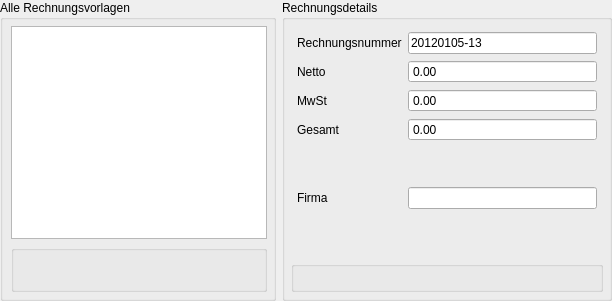
         <widget class="QWidget" name="widget_48" native="true">
          <property name="sizePolicy">
           <sizepolicy hsizetype="Preferred" vsizetype="Preferred">
            <horstretch>0</horstretch>
            <verstretch>50</verstretch>
           </sizepolicy>
          </property>
          <layout class="QHBoxLayout" name="horizontalLayout_38">
           <property name="margin">
            <number>0</number>
           </property>
           <item>
            <widget class="QGroupBox" name="groupBox_20">
             <property name="sizePolicy">
              <sizepolicy hsizetype="Preferred" vsizetype="Preferred">
               <horstretch>0</horstretch>
               <verstretch>0</verstretch>
              </sizepolicy>
             </property>
             <property name="title">
              <string>Alle Rechnungsvorlagen</string>
             </property>
             <layout class="QVBoxLayout" name="verticalLayout_43">
              <property name="leftMargin">
               <number>8</number>
              </property>
              <property name="topMargin">
               <number>6</number>
              </property>
              <property name="rightMargin">
               <number>6</number>
              </property>
              <property name="bottomMargin">
               <number>6</number>
              </property>
              <item>
               <widget class="MultiViewTable" name="openinvoicesTable">
                <property name="sizePolicy">
                 <sizepolicy hsizetype="Expanding" vsizetype="Expanding">
                  <horstretch>0</horstretch>
                  <verstretch>30</verstretch>
                 </sizepolicy>
                </property>
                <property name="dataView" stdset="0">
                 <bool>true</bool>
                </property>
                <property name="dbColumns" stdset="0">
                 <stringlist>
                  <string>(value.customerID).name:Firma</string>
                  <string>value.title:Titel</string>
                  <string>&lt;currency&gt;value.netto:Netto</string>
                  <string>&lt;currency&gt;value.vat:MwSt</string>
                  <string>&lt;currency&gt;value.brutto:Brutto</string>
                 </stringlist>
                </property>
                <property name="doubleClickAction" stdset="0">
                 <string>DocumentBehavior.In.Edit</string>
                </property>
                <property name="context" stdset="0">
                 <string>OPENINVOICES</string>
                </property>
                <property name="keyCodeActions" stdset="0">
                 <stringlist>
                  <string>Key_I:OpenInBrowserBehavior.In.Open</string>
                 </stringlist>
                </property>
                <property name="viewArguments" stdset="0">
                 <stringlist/>
                </property>
                <property name="view" stdset="0">
                 <string>_design/couchapp/_view/openInvoices</string>
                </property>
                <property name="query" stdset="0">
                 <string/>
                </property>
               </widget>
              </item>
              <item>
               <widget class="QGroupBox" name="groupBox_49">
                <property name="sizePolicy">
                 <sizepolicy hsizetype="Preferred" vsizetype="Preferred">
                  <horstretch>0</horstretch>
                  <verstretch>0</verstretch>
                 </sizepolicy>
                </property>
                <property name="maximumSize">
                 <size>
                  <width>16777215</width>
                  <height>47</height>
                 </size>
                </property>
                <property name="title">
                 <string/>
                </property>
                <layout class="QHBoxLayout" name="horizontalLayout_55">
                 <property name="spacing">
                  <number>0</number>
                 </property>
                 <property name="margin">
                  <number>0</number>
                 </property>
                 <item>
                  <widget class="ActionButton" name="openinvoicesButtonRefresh">
                   <property name="minimumSize">
                    <size>
                     <width>40</width>
                     <height>40</height>
                    </size>
                   </property>
                   <property name="icon">
                    <iconset resource="../../frontends/qt/resource.qrc">
                     <normaloff>:/icons/images/refresh.png</normaloff>:/icons/images/refresh.png</iconset>
                   </property>
                   <property name="iconSize">
                    <size>
                     <width>32</width>
                     <height>32</height>
                    </size>
                   </property>
                   <property name="flat">
                    <bool>true</bool>
                   </property>
                   <property name="context" stdset="0">
                    <string>OPENINVOICES</string>
                   </property>
                   <property name="action" stdset="0">
                    <string>MultiViewHandler.In.Refresh</string>
                   </property>
                   <property name="payload" stdset="0">
                    <string>None</string>
                   </property>
                  </widget>
                 </item>
                 <item>
                  <spacer name="horizontalSpacer_15">
                   <property name="orientation">
                    <enum>Qt::Horizontal</enum>
                   </property>
                   <property name="sizeHint" stdset="0">
                    <size>
                     <width>40</width>
                     <height>20</height>
                    </size>
                   </property>
                  </spacer>
                 </item>
                 <item>
                  <widget class="ActionButton" name="openinvoicesButtonDelete">
                   <property name="maximumSize">
                    <size>
                     <width>40</width>
                     <height>40</height>
                    </size>
                   </property>
                   <property name="text">
                    <string/>
                   </property>
                   <property name="icon">
                    <iconset resource="../../frontends/qt/resource.qrc">
                     <normaloff>:/icons/images/delete.png</normaloff>:/icons/images/delete.png</iconset>
                   </property>
                   <property name="iconSize">
                    <size>
                     <width>32</width>
                     <height>32</height>
                    </size>
                   </property>
                   <property name="flat">
                    <bool>true</bool>
                   </property>
                   <property name="context" stdset="0">
                    <string>OPENINVOICES</string>
                   </property>
                   <property name="enablePayloads" stdset="0">
                    <stringlist>
                     <string>View</string>
                     <string>Edit</string>
                     <string>Dirty</string>
                    </stringlist>
                   </property>
                   <property name="action" stdset="0">
                    <string>DocumentBehavior.In.Remove</string>
                   </property>
                  </widget>
                 </item>
                </layout>
               </widget>
              </item>
             </layout>
            </widget>
           </item>
           <item>
            <widget class="QGroupBox" name="groupBox_23">
             <property name="sizePolicy">
              <sizepolicy hsizetype="Preferred" vsizetype="Preferred">
               <horstretch>0</horstretch>
               <verstretch>0</verstretch>
              </sizepolicy>
             </property>
             <property name="minimumSize">
              <size>
               <width>330</width>
               <height>0</height>
              </size>
             </property>
             <property name="maximumSize">
              <size>
               <width>330</width>
               <height>16777215</height>
              </size>
             </property>
             <property name="title">
              <string>Rechnungsdetails</string>
             </property>
             <property name="alignment">
              <set>Qt::AlignLeading|Qt::AlignLeft|Qt::AlignTop</set>
             </property>
             <layout class="QVBoxLayout" name="verticalLayout_32">
              <property name="margin">
               <number>6</number>
              </property>
              <item>
               <widget class="QWidget" name="widget_49" native="true">
                <layout class="QGridLayout" name="gridLayout_12">
                 <property name="margin">
                  <number>6</number>
                 </property>
                 <item row="0" column="0">
                  <widget class="QLabel" name="label_65">
                   <property name="text">
                    <string>Rechnungsnummer</string>
                   </property>
                  </widget>
                 </item>
                 <item row="0" column="1">
                  <widget class="LineEdit" name="openinvoicesFieldInvoiceNumber">
                   <property name="text">
                    <string>20120105-13</string>
                   </property>
                   <property name="selectOnEdit" stdset="0">
                    <bool>true</bool>
                   </property>
                   <property name="path" stdset="0">
                    <string>invoiceNumber</string>
                   </property>
                   <property name="context" stdset="0">
                    <string>OPENINVOICES</string>
                   </property>
                  </widget>
                 </item>
                 <item row="1" column="0">
                  <widget class="QLabel" name="label_69">
                   <property name="text">
                    <string>Netto</string>
                   </property>
                  </widget>
                 </item>
                 <item row="1" column="1">
                  <widget class="DoubleSpinBox" name="openinvoicesSpinnerNetto">
                   <property name="readOnly">
                    <bool>true</bool>
                   </property>
                   <property name="buttonSymbols">
                    <enum>QAbstractSpinBox::NoButtons</enum>
                   </property>
                   <property name="maximum">
                    <double>99999999.000000000000000</double>
                   </property>
                   <property name="context" stdset="0">
                    <string>OPENINVOICES</string>
                   </property>
                   <property name="path" stdset="0">
                    <string>netto</string>
                   </property>
                  </widget>
                 </item>
                 <item row="2" column="0">
                  <widget class="QLabel" name="label_66">
                   <property name="text">
                    <string>MwSt</string>
                   </property>
                  </widget>
                 </item>
                 <item row="2" column="1">
                  <widget class="DoubleSpinBox" name="openinvoicesSpinnerVAT">
                   <property name="readOnly">
                    <bool>true</bool>
                   </property>
                   <property name="buttonSymbols">
                    <enum>QAbstractSpinBox::NoButtons</enum>
                   </property>
                   <property name="maximum">
                    <double>99999999.000000000000000</double>
                   </property>
                   <property name="context" stdset="0">
                    <string>OPENINVOICES</string>
                   </property>
                   <property name="path" stdset="0">
                    <string>vat</string>
                   </property>
                  </widget>
                 </item>
                 <item row="3" column="0">
                  <widget class="QLabel" name="label_68">
                   <property name="text">
                    <string>Gesamt</string>
                   </property>
                  </widget>
                 </item>
                 <item row="3" column="1">
                  <widget class="DoubleSpinBox" name="openinvoicesSpinnerBrutto">
                   <property name="readOnly">
                    <bool>true</bool>
                   </property>
                   <property name="buttonSymbols">
                    <enum>QAbstractSpinBox::NoButtons</enum>
                   </property>
                   <property name="maximum">
                    <double>99999999.000000000000000</double>
                   </property>
                   <property name="context" stdset="0">
                    <string>OPENINVOICES</string>
                   </property>
                   <property name="path" stdset="0">
                    <string>brutto</string>
                   </property>
                  </widget>
                 </item>
                 <item row="4" column="0">
                  <spacer name="verticalSpacer_4">
                   <property name="orientation">
                    <enum>Qt::Vertical</enum>
                   </property>
                   <property name="sizeHint" stdset="0">
                    <size>
                     <width>20</width>
                     <height>40</height>
                    </size>
                   </property>
                  </spacer>
                 </item>
                 <item row="4" column="1">
                  <spacer name="verticalSpacer_6">
                   <property name="orientation">
                    <enum>Qt::Vertical</enum>
                   </property>
                   <property name="sizeHint" stdset="0">
                    <size>
                     <width>20</width>
                     <height>40</height>
                    </size>
                   </property>
                  </spacer>
                 </item>
                 <item row="5" column="0">
                  <widget class="QLabel" name="label_50">
                   <property name="text">
                    <string>Firma</string>
                   </property>
                  </widget>
                 </item>
                 <item row="5" column="1">
                  <widget class="LineEdit" name="openinvoicesFieldCustomerName">
                   <property name="readOnly">
                    <bool>true</bool>
                   </property>
                   <property name="path" stdset="0">
                    <string>company</string>
                   </property>
                   <property name="context" stdset="0">
                    <string>OPENINVOICESCUSTOMER</string>
                   </property>
                  </widget>
                 </item>
                </layout>
               </widget>
              </item>
              <item>
               <spacer name="verticalSpacer_10">
                <property name="orientation">
                 <enum>Qt::Vertical</enum>
                </property>
                <property name="sizeHint" stdset="0">
                 <size>
                  <width>20</width>
                  <height>40</height>
                 </size>
                </property>
               </spacer>
              </item>
              <item>
               <widget class="QGroupBox" name="groupBox_42">
                <property name="title">
                 <string/>
                </property>
                <layout class="QHBoxLayout" name="horizontalLayout_33">
                 <property name="spacing">
                  <number>0</number>
                 </property>
                 <property name="margin">
                  <number>0</number>
                 </property>
                 <item>
                  <spacer name="horizontalSpacer_5">
                   <property name="orientation">
                    <enum>Qt::Horizontal</enum>
                   </property>
                   <property name="sizeHint" stdset="0">
                    <size>
                     <width>124</width>
                     <height>20</height>
                    </size>
                   </property>
                  </spacer>
                 </item>
                 <item>
                  <widget class="ActionButton" name="openinvoicesButtonEdit">
                   <property name="maximumSize">
                    <size>
                     <width>40</width>
                     <height>40</height>
                    </size>
                   </property>
                   <property name="text">
                    <string/>
                   </property>
                   <property name="icon">
                    <iconset resource="../../frontends/qt/resource.qrc">
                     <normaloff>:/icons/images/edit.png</normaloff>:/icons/images/edit.png</iconset>
                   </property>
                   <property name="iconSize">
                    <size>
                     <width>32</width>
                     <height>32</height>
                    </size>
                   </property>
                   <property name="flat">
                    <bool>true</bool>
                   </property>
                   <property name="context" stdset="0">
                    <string>OPENINVOICES</string>
                   </property>
                   <property name="enablePayloads" stdset="0">
                    <stringlist>
                     <string>View</string>
                    </stringlist>
                   </property>
                   <property name="action" stdset="0">
                    <string>DocumentBehavior.In.Edit</string>
                   </property>
                  </widget>
                 </item>
                 <item>
                  <widget class="ActionButton" name="openinvoicesButtonSave">
                   <property name="maximumSize">
                    <size>
                     <width>40</width>
                     <height>40</height>
                    </size>
                   </property>
                   <property name="text">
                    <string/>
                   </property>
                   <property name="icon">
                    <iconset resource="../../frontends/qt/resource.qrc">
                     <normaloff>:/icons/images/save.png</normaloff>:/icons/images/save.png</iconset>
                   </property>
                   <property name="iconSize">
                    <size>
                     <width>32</width>
                     <height>32</height>
                    </size>
                   </property>
                   <property name="flat">
                    <bool>true</bool>
                   </property>
                   <property name="context" stdset="0">
                    <string>OPENINVOICES</string>
                   </property>
                   <property name="enablePayloads" stdset="0">
                    <stringlist>
                     <string>Dirty</string>
                     <string>New</string>
                    </stringlist>
                   </property>
                   <property name="action" stdset="0">
                    <string>DocumentBehavior.In.Save</string>
                   </property>
                  </widget>
                 </item>
                 <item>
                  <widget class="ActionButton" name="openinvoicesButtonRollback">
                   <property name="maximumSize">
                    <size>
                     <width>40</width>
                     <height>40</height>
                    </size>
                   </property>
                   <property name="text">
                    <string/>
                   </property>
                   <property name="icon">
                    <iconset resource="../../frontends/qt/resource.qrc">
                     <normaloff>:/icons/images/cancel.png</normaloff>:/icons/images/cancel.png</iconset>
                   </property>
                   <property name="iconSize">
                    <size>
                     <width>32</width>
                     <height>32</height>
                    </size>
                   </property>
                   <property name="flat">
                    <bool>true</bool>
                   </property>
                   <property name="context" stdset="0">
                    <string>OPENINVOICES</string>
                   </property>
                   <property name="enablePayloads" stdset="0">
                    <stringlist>
                     <string>Dirty</string>
                     <string>New</string>
                     <string>Edit</string>
                    </stringlist>
                   </property>
                   <property name="action" stdset="0">
                    <string>DocumentBehavior.In.Rollback</string>
                   </property>
                  </widget>
                 </item>
                 <item>
                  <widget class="ActionButton" name="openinvoicesButtonEMail">
                   <property name="maximumSize">
                    <size>
                     <width>40</width>
                     <height>40</height>
                    </size>
                   </property>
                   <property name="text">
                    <string/>
                   </property>
                   <property name="icon">
                    <iconset resource="../../frontends/qt/resource.qrc">
                     <normaloff>:/icons/images/email.png</normaloff>:/icons/images/email.png</iconset>
                   </property>
                   <property name="iconSize">
                    <size>
                     <width>32</width>
                     <height>32</height>
                    </size>
                   </property>
                   <property name="flat">
                    <bool>true</bool>
                   </property>
                   <property name="context" stdset="0">
                    <string>OPENINVOICES</string>
                   </property>
                   <property name="enablePayloads" stdset="0">
                    <stringlist>
                     <string>View</string>
                    </stringlist>
                   </property>
                   <property name="tab" stdset="0">
                    <string>None</string>
                   </property>
                   <property name="action" stdset="0">
                    <string>ChangeDocumentHandler.In.Change</string>
                   </property>
                   <property name="payload" stdset="0">
                    <string>{&quot;status&quot;:&quot;PENDING&quot;,&quot;customer&quot;:%EMBEDCUSTOMER,&quot;invoiceDate&quot;:[%Y,%M,%D],&quot;invoiceNumber&quot;: &quot;%INVOICENUMBER&quot;, &quot;generateInvoicePDF&quot;:&quot;generate&quot;}</string>
                   </property>
                  </widget>
                 </item>
                 <item>
                  <widget class="ActionButton" name="openinvoicesButtonPrint">
                   <property name="maximumSize">
                    <size>
                     <width>40</width>
                     <height>40</height>
                    </size>
                   </property>
                   <property name="text">
                    <string/>
                   </property>
                   <property name="icon">
                    <iconset resource="../../frontends/qt/resource.qrc">
                     <normaloff>:/icons/images/printer.png</normaloff>:/icons/images/printer.png</iconset>
                   </property>
                   <property name="iconSize">
                    <size>
                     <width>32</width>
                     <height>32</height>
                    </size>
                   </property>
                   <property name="flat">
                    <bool>true</bool>
                   </property>
                   <property name="context" stdset="0">
                    <string>OPENINVOICES</string>
                   </property>
                   <property name="enablePayloads" stdset="0">
                    <stringlist>
                     <string>View</string>
                    </stringlist>
                   </property>
                   <property name="tab" stdset="0">
                    <string>None</string>
                   </property>
                   <property name="action" stdset="0">
                    <string>ChangeDocumentHandler.In.Change</string>
                   </property>
                   <property name="payload" stdset="0">
                    <string>{&quot;status&quot;:&quot;PENDING&quot;,&quot;customer&quot;:%EMBEDCUSTOMER,&quot;invoiceDate&quot;:[%Y,%M,%D],&quot;invoiceNumber&quot;: &quot;%INVOICENUMBER&quot;, &quot;generateInvoicePDF&quot;:&quot;generate&quot;}</string>
                   </property>
                  </widget>
                 </item>
                </layout>
               </widget>
              </item>
             </layout>
            </widget>
           </item>
          </layout>
         </widget>
